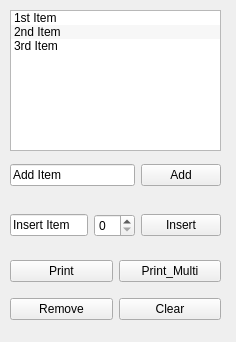
<?xml version="1.0" encoding="UTF-8"?>
<ui version="4.0">
 <class>Form</class>
 <widget class="QWidget" name="Form">
  <property name="geometry">
   <rect>
    <x>0</x>
    <y>0</y>
    <width>236</width>
    <height>342</height>
   </rect>
  </property>
  <property name="windowTitle">
   <string>Form</string>
  </property>
  <widget class="QWidget" name="horizontalLayoutWidget_2">
   <property name="geometry">
    <rect>
     <x>10</x>
     <y>210</y>
     <width>211</width>
     <height>31</height>
    </rect>
   </property>
   <layout class="QHBoxLayout" name="horizontalLayout">
    <item>
     <widget class="QLineEdit" name="line_insertItem">
      <property name="text">
       <string>Insert Item</string>
      </property>
     </widget>
    </item>
    <item>
     <widget class="QSpinBox" name="spin_insertRow"/>
    </item>
    <item>
     <widget class="QPushButton" name="btn_insertItem">
      <property name="text">
       <string>Insert</string>
      </property>
     </widget>
    </item>
   </layout>
  </widget>
  <widget class="QListWidget" name="listWidget">
   <property name="geometry">
    <rect>
     <x>10</x>
     <y>10</y>
     <width>211</width>
     <height>141</height>
    </rect>
   </property>
   <property name="alternatingRowColors">
    <bool>true</bool>
   </property>
   <property name="selectionMode">
    <enum>QAbstractItemView::MultiSelection</enum>
   </property>
   <item>
    <property name="text">
     <string>1st Item</string>
    </property>
   </item>
   <item>
    <property name="text">
     <string>2nd Item</string>
    </property>
   </item>
   <item>
    <property name="text">
     <string>3rd Item</string>
    </property>
   </item>
  </widget>
  <widget class="QWidget" name="horizontalLayoutWidget">
   <property name="geometry">
    <rect>
     <x>10</x>
     <y>160</y>
     <width>211</width>
     <height>31</height>
    </rect>
   </property>
   <layout class="QHBoxLayout" name="horizontalLayout_2">
    <item>
     <widget class="QLineEdit" name="line_addItem">
      <property name="text">
       <string>Add Item</string>
      </property>
     </widget>
    </item>
    <item>
     <widget class="QPushButton" name="btn_addItem">
      <property name="text">
       <string>Add</string>
      </property>
     </widget>
    </item>
   </layout>
  </widget>
  <widget class="QWidget" name="gridLayoutWidget">
   <property name="geometry">
    <rect>
     <x>10</x>
     <y>250</y>
     <width>211</width>
     <height>80</height>
    </rect>
   </property>
   <layout class="QGridLayout" name="gridLayout">
    <item row="0" column="0">
     <widget class="QPushButton" name="btn_printItem">
      <property name="text">
       <string>Print</string>
      </property>
     </widget>
    </item>
    <item row="0" column="1">
     <widget class="QPushButton" name="btn_printMultiItems">
      <property name="text">
       <string>Print_Multi</string>
      </property>
     </widget>
    </item>
    <item row="1" column="0">
     <widget class="QPushButton" name="btn_removeItem">
      <property name="text">
       <string>Remove</string>
      </property>
     </widget>
    </item>
    <item row="1" column="1">
     <widget class="QPushButton" name="btn_clearItem">
      <property name="text">
       <string>Clear</string>
      </property>
     </widget>
    </item>
   </layout>
  </widget>
 </widget>
 <resources/>
 <connections/>
</ui>
